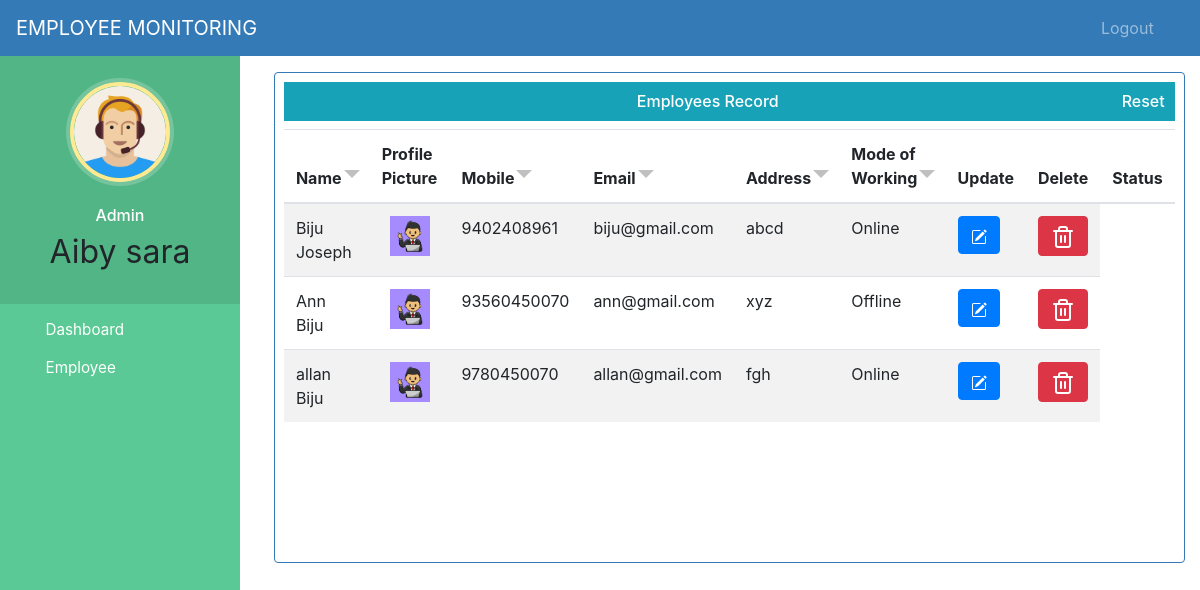
/admin-view-employee (signed in), run on the app's committed database.
### employee/models.py (models this page shows, shortened)
class Employee(models.Model):
    user = models.OneToOneField(User, on_delete=models.CASCADE)
    profile_pic = models.ImageField(upload_to='profile_pic/EmployeeProfilePic/', null=True, blank=True)
    mode = models.CharField(max_length=128, choices=mode_status, default='Offline')
    address = models.CharField(max_length=128)
    mobile = models.CharField(max_length=12, null=True)
    email = models.EmailField(max_length=128, null=True)
    status = models.BooleanField(default=False)
    last_activity = models.DateTimeField(null=True, blank=True)
    @property
    def get_name(self):
        return self.user.first_name + " " + self.user.last_name

### employee/views.py (the view)
# urls.py: path('admin-view-employee', views.admin_view_employee_view, name='admin-view-employee'),
@login_required(login_url='userlogin')
@user_passes_test(is_admin)
def admin_view_employee_view(request):
    employees = models.Employee.objects.all().filter(status=True)
    return render(request, 'admin_view_employee.html', {'employees': employees})

### employee/views.py (called while the page is built)
def is_admin(user):
    return user.groups.filter(name='ADMIN').exists()

### templates/admin_view_employee.html (shortened to what this page needs)
{% extends 'admin_base.html' %}
{% block content %}
{%load static%}
  <link rel="stylesheet" href="{% static 'css/sort.css' %}">
<br><br><br>
{% include 'messages.html' %}
<div class="container">
  <div class="bor">
    <div class="tableFixHead">
      <h6 class="bg-info" style="padding:10px; text-align:center;">Employees Record
      <a style="float:right; text-decoration: none; color:white" href="/admin-view-employee">Reset</a>
      </h6>
       <table class="table table-striped" id="myTable">
      <thead>
        <tr>
          <th onclick="sortTable(0)" class="headerSortDown">Name</th>
          <th>Profile Picture</th>
          <th onclick="sortTable(0)" class="headerSortDown">Mobile</th>
          <th onclick="sortTable(0)" class="headerSortDown">Email</th>
          <th onclick="sortTable(0)" class="headerSortDown">Address</th>
          <th onclick="sortTable(0)" class="headerSortDown">Mode of Working</th>
          <th>Update</th>
          <th>Delete</th>
          <th>Status</th>
        </tr>
      </thead>
      {% for e in employees %}
      <tr>
        <td> {{e.get_name}}</td>
        <td> <center>
          {% if e.profile_pic %}
          <img src="{{ e.profile_pic.url }}" alt="Profile Pic missing" height="40px" width="40px" />
          {% else %}
          No Profile Pic
          {% endif %}
        </center></td>
        <td>{{e.mobile}}</td>
        <td>{{e.email}}</td>
        <td>{{e.address}}</td>
        <td>{{e.mode}}</td>
        <td><a class="btn btn-primary btn-xs" href="{% url 'admin-update-employee' e.id  %}">
        </a></td>
        <td><a class="btn btn-danger btn-xs" href="{% url 'admin-delete-employee' e.id  %}"
                onclick="return confirm('Are you sure you want to delete this?')">
          </a>
        </td>
      </tr>
      {% endfor %}
    </table>
  </div>
</div>
  </div>
{% endblock content %}

### templates/admin_base.html (shortened to what this page needs)
<!DOCTYPE html>
{% load static %}
<html lang="en">
<head>
  <link rel="stylesheet" href="https://stackpath.bootstrapcdn.com/bootstrap/4.3.1/css/bootstrap.min.css">
  <link rel="stylesheet" href="https://maxcdn.bootstrapcdn.com/font-awesome/4.7.0/css/font-awesome.min.css">
  <link rel="stylesheet" href="{% static '/style.css' %}">
</head>
<body>
  <nav class="menu" tabindex="0">
    <header class="avatar">
      <img src="{% static 'images/adminpropic.png' %}" />
      <br><br>
      <h6 >Admin</h6>
      <h2>{{request.user.first_name}}</h2>
    </header>
    <ul>
      <a style="color:white; text-decoration:none;" href="/admin-dashboard"><li tabindex="0" class="icon-dashboard"><span>Dashboard</span></li></a>
      <a style="color:white; text-decoration:none;" href="/admin-employee"><li tabindex="0" class="icon-user"><span>Employee</span></li></a>
    </ul>
  </nav>
  <main>
    <div class="bs-example">
      <nav class="navbar navbar-expand-md  navbar-dark fixed-top" style="background:#337AB7;">
        <a href="/admin-dashboard" class="navbar-brand">EMPLOYEE MONITORING</a>
        <div class="collapse navbar-collapse justify-content-between" id="navbarCollapse">
          <div class="navbar-nav" style=" margin-left: 90%;">
            <a href="/logout" class="nav-item nav-link">Logout</a>
          </div>
        </div>
      </nav>
    </div>
    {% block content %}
    {% endblock content %}
  </main>
</body>
</html>

### static/css/style.css (style rules this page uses)
body { padding-left: 240px; }
main { position: relative; height: 100vh; }
.menu { background: #5bc995; height: 100vh; width: 240px; position: fixed; top: 0px; left: 0; z-index: 5; outline: none; }
.menu .avatar { background: rgba(0, 0, 0, 0.1); padding: 2em 0.5em; text-align: center; }
.menu .avatar img { width: 100px; border-radius: 50%; overflow: hidden; border: 4px solid #ffea92; box-shadow: 0 0 0 4px rgba(255, 255, 255, 0.2); }
.menu .avatar h2 { font-weight: normal; margin-bottom: 0; }
.menu ul { list-style: none; padding: 0.5em 0; margin: 0; }
.menu ul li { padding: 0.5em 1em 0.5em 3em; font-size: 0.95em; font-weight: regular; background-repeat: no-repeat; background-position: left 15px center; background-size: auto 20px; transition: all 0.15s linear; cursor: pointer; }
.menu ul li.icon-dashboard { background-image: url("http://www.entypo.com/images//gauge.svg"); }
.menu ul li.icon-user { background-image: url("http://www.entypo.com/images//user.svg"); }

### static/css/sort.css (style rules this page uses)
th { cursor: pointer; }
.headerSortDown:after { content: ' '; position: relative; left: 2px; border: 8px solid transparent; }
.headerSortDown:after { top: 10px; border-top-color: silver; }
.headerSortDown { padding-right: 10px; }

### templates/admin_base.html (style rules this page uses)
a:link { text-decoration: none; }
a { color: white; }
body { padding-left: 240px; }
main { position: relative; height: 100vh; }
.menu { background: #5bc995; height: 100vh; width: 240px; position: fixed; top: 50px; left: 0; z-index: 5; outline: none; }
.menu .avatar { background: rgba(0, 0, 0, 0.1); padding: 2em 0.5em; text-align: center; }
.menu .avatar img { width: 100px; border-radius: 50%; overflow: hidden; border: 4px solid #ffea92; box-shadow: 0 0 0 4px rgba(255, 255, 255, 0.2); }
.menu .avatar h2 { font-weight: normal; margin-bottom: 0; }
.menu ul { list-style: none; padding: 0.5em 0; margin: 0; }
.menu ul li { padding: 0.5em 1em 0.5em 3em; font-size: 0.95em; font-weight: regular; background-repeat: no-repeat; background-position: left 15px center; background-size: auto 20px; transition: all 0.15s linear; cursor: pointer; }
.menu ul li.icon-dashboard { background-image: url("http://www.entypo.com/images//gauge.svg"); }
.menu ul li.icon-user { background-image: url("http://www.entypo.com/images//user.svg"); }

### templates/admin_view_employee.html (style rules this page uses)
a:link { text-decoration: none; }
h6 { text-align: center; }
.menu { top: 50px; }
h6 { color: white; }
.bor { padding:1%; margin-left:2%; border:1px solid transparent;border-radius:4px; border-color:#337ab7; }
.tableFixHead { overflow-y: auto; height: 470px; }
.tableFixHead thead th { position: sticky; top: 0; }
.tableFixHead h6 { position: sticky; }
th { background-color: white; }

### data on the page
Employee: get_name "Biju Joseph", profile_pic (picture), mobile "9402408961", email "biju@gmail.com", address "abcd", mode "Online"
Employee: get_name "Ann Biju", profile_pic (picture), mobile "93560450070", email "ann@gmail.com", address "xyz", mode "Offline"
Employee: get_name "allan Biju", profile_pic (picture), mobile "9780450070", email "allan@gmail.com", address "fgh", mode "Online"

### other printed values
{{ request.user.first_name }} "Aiby sara"
